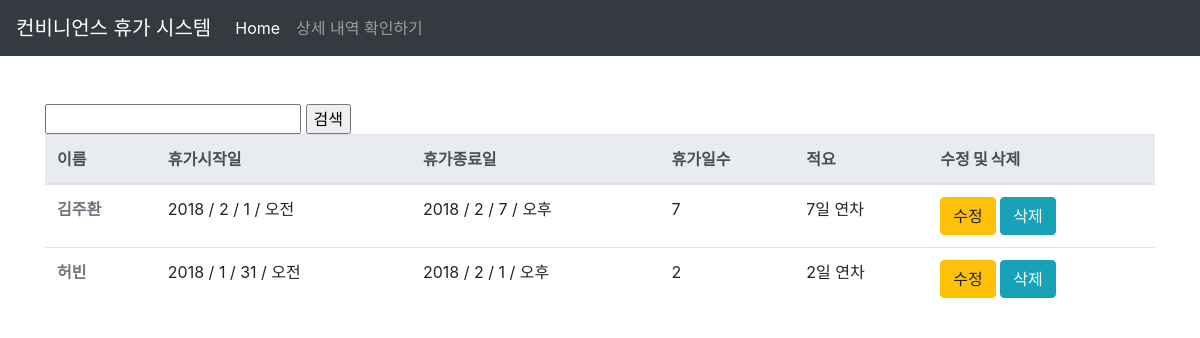
The page /leave/detail/ on the database as committed earlier.
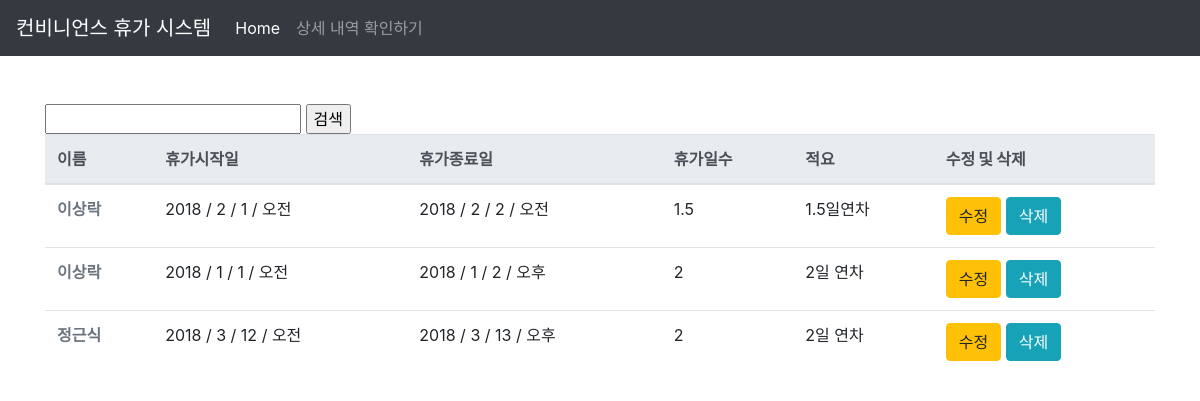
The same page on the database as committed later.
### leave/models.py (models this page shows, shortened)
class Leave(models.Model):
    employee = models.ForeignKey('Employee', on_delete=models.CASCADE)
    startDate = models.DateField()
    startTime = models.CharField(choices=TIME_CHOICES, max_length=3)
    endDate = models.DateField()
    endTime = models.CharField(choices=TIME_CHOICES, max_length=3)
    leaveLen = models.DecimalField(default=0, max_digits=3, decimal_places=1,
    validators = [MinValueValidator(0.0)])
    briefs = models.TextField()
    created_at = models.DateTimeField(auto_now_add=True)
    updated_at = models.DateTimeField(auto_now=True)

class Employee(models.Model):
    name = models.CharField(max_length=10)
    employed_date = models.DateField()
    givenLeave = models.DecimalField(default=15, max_digits=3, decimal_places=1,
    validators = [MinValueValidator(0.0), MaxValueValidator(50)])
    usedLeave = models.DecimalField(default=0, max_digits=3, decimal_places=1,
    validators = [MinValueValidator(0.0), MaxValueValidator(50)])
    leftLeave = models.DecimalField(default=0, max_digits=3, decimal_places=1,
    validators = [MinValueValidator(0.0)])
    late = models.IntegerField(default=0)
    created_at = models.DateTimeField(auto_now_add=True)
    updated_at = models.DateTimeField(auto_now=True)

### leave/views.py (the view, shortened to what this page needs)
# urls.py: url(r'^leave/detail/$', views.detail, name = 'detail'),
def detail(request):
    leaves = Leave.objects.all()
    employees = Employee.objects.all()
    for leave in leaves:
        leaveGap = leave.endDate - leave.startDate
        leave.leaveLen = leaveGap.days
        if leave.endTime == '오전' and leave.startTime == '오후':
            pass
        elif leave.endTime == '오후' and leave.startTime == '오전':
            leave.leaveLen += 1
        else:
            leave.leaveLen += 0.5
        leave.save()
    q = request.GET.get('q', '')
    context = {
    'leaves':leaves,
    'q':q,
    }
    return render(request, "leave/detail.html", context)

### leave/templates/leave/detail.html (shortened to what this page needs)
{% extends "leave/layout.html" %}
{% block content %}
<div class="container">
  <form action='', method="get">
    <input type="text" name='q' value='{{ q }}' />
    <input type="submit" value='검색' />
  </form>
</div>
<div class="container">
    <table class="table">
        <thead class="thead-light">
        <tr>
            <th><B>이름</B></th>
            <th><B>휴가시작일</B></th>
            <th><B>휴가종료일</B></th>
            <th><B>휴가일수</B></th>
            <th><B>적요</B></th>
            <th><B>수정 및 삭제</B></th>
        </tr>
        </thead>
        <tbody>
        {% for leave in leaves %}
        <tr>
            <td> <a class="font-weight-bold text-muted" href= "?q={{ leave.employee.name }}"> {{ leave.employee.name }} </a></td>
            <td> {{ leave.startDate.year }} / {{ leave.startDate.month }} /
              {{ leave.startDate.day }} / {{ leave.startTime }}</td>
            <td> {{ leave.endDate.year }} / {{ leave.endDate.month }} /
              {{ leave.endDate.day }} / {{ leave.endTime }} </td>
            <td> {{ leave.leaveLen }}</td>
            <td> {{ leave.briefs }}</td>
            <td>
              <a class="btn btn-warning" href = "{% url "leave:edit" leave.id %}" role="button">수정</a>
              <a class="btn btn-info" href = "{% url "leave:delete" leave.id %}" role="button">삭제</a>
            </td>
        </tr>
        {% endfor %}
    </table>
{% endblock %}

### leave/templates/leave/layout.html (shortened to what this page needs)
{% load staticfiles %}
<!DOCTYPE html>
<html lang="en">
<head>
  <link rel="stylesheet" href="https://maxcdn.bootstrapcdn.com/bootstrap/4.0.0/css/bootstrap.min.css">
  <link rel="stylesheet" href="//code.jquery.com/ui/1.12.1/themes/base/jquery-ui.css">
</head>
<body>
  <nav class="navbar navbar-expand-lg navbar-dark bg-dark mb-5">
    <a class="navbar-brand" href="{% url 'leave:home'%}">컨비니언스 휴가 시스템</a>
    <div class="collapse navbar-collapse" id="navbarNavAltMarkup">
      <div class="navbar-nav">
        <a class="nav-item nav-link active" href="{% url 'leave:home' %}">Home</a>
        <a class="nav-item nav-link" href="{% url 'leave:detail' %}">상세 내역 확인하기</a>
      </div>
    </div>
  </nav>
  {% block content %}{% endblock %}
</body>
</html>

Rows that differ between the two databases and show on the page:
removed Leave: employee.name "김주환", startDate.year "2018", startDate.month "2", startDate.day "1", startTime "오전", endDate.year "2018", endDate.month "2", endDate.day "7", endTime "오후", leaveLen "7", briefs "7일 연차"
removed Leave: employee.name "허빈", startDate.year "2018", startDate.month "1", startDate.day "31", startTime "오전", endDate.year "2018", endDate.month "2", endDate.day "1", endTime "오후", leaveLen "2", briefs "2일 연차"
added Leave: employee.name "이상락", startDate.year "2018", startDate.month "2", startDate.day "1", startTime "오전", endDate.year "2018", endDate.month "2", endDate.day "2", endTime "오전", leaveLen "1.5", briefs "1.5일연차"
added Leave: employee.name "이상락", startDate.year "2018", startDate.month "1", startDate.day "1", startTime "오전", endDate.year "2018", endDate.month "1", endDate.day "2", endTime "오후", leaveLen "2", briefs "2일 연차"
added Leave: employee.name "정근식", startDate.year "2018", startDate.month "3", startDate.day "12", startTime "오전", endDate.year "2018", endDate.month "3", endDate.day "13", endTime "오후", leaveLen "2", briefs "2일 연차"
